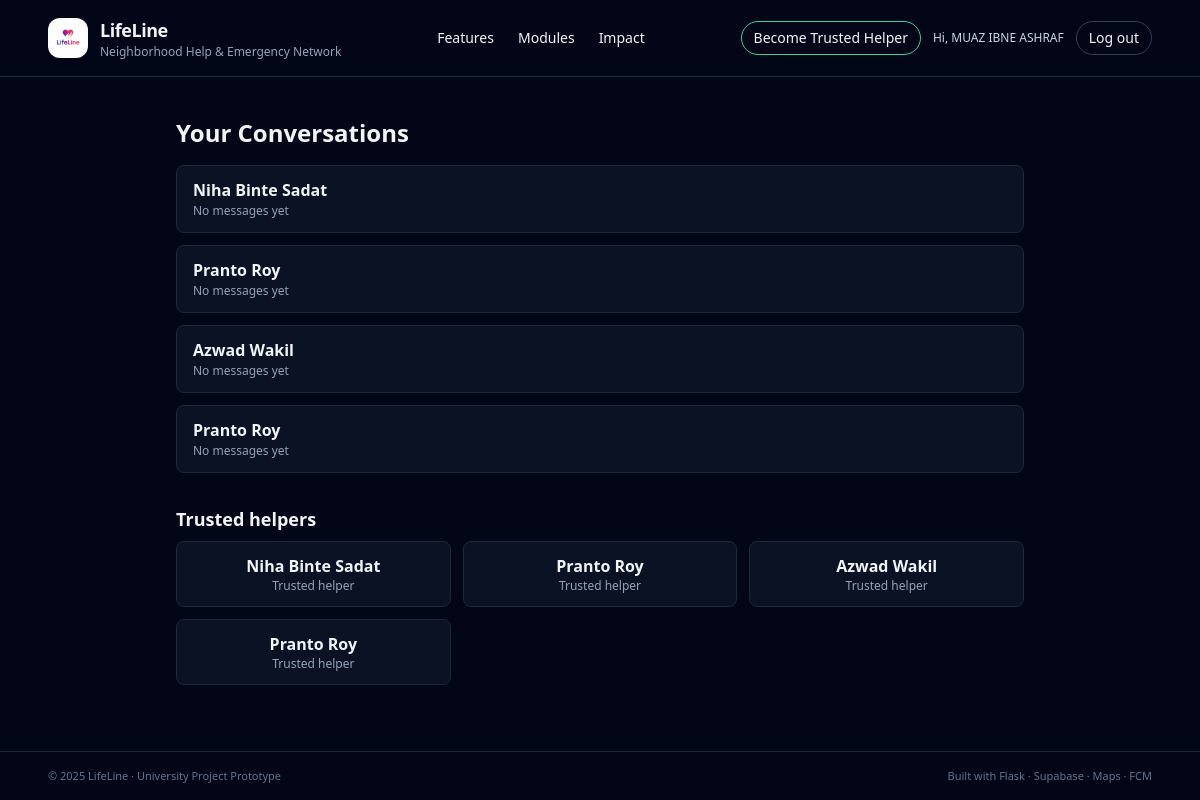
/chat (signed in), run on the app's committed database.
### app.py (models this page shows, shortened)
class User(db.Model):
    id = db.Column(db.Integer, primary_key=True)
    email = db.Column(db.String(255), unique=True, nullable=False)
    name = db.Column(db.String(120), nullable=False)
    password_hash = db.Column(db.String(255), nullable=True)
    is_trusted_helper = db.Column(db.Boolean, default=False)
    govt_id_number = db.Column(db.String(50), nullable=True)
    firebase_uid = db.Column(db.String(255), unique=True, nullable=True)
    otp_code = db.Column(db.String(6), nullable=True)
    otp_expires_at = db.Column(db.DateTime, nullable=True)
    id_verification_status = db.Column(db.String(20), default="none")  # none/pending/approved/rejected
    id_document_note = db.Column(db.String(255), nullable=True)

### app.py (the view)
@app.route("/chat")
def chat_index():
    user = current_user()
    if not user:
        user = get_emergency_user()
        login_user(user)
    convs = Conversation.query.filter(
        (Conversation.user_a == user.id) | (Conversation.user_b == user.id)
    ).all()
    conversations = []
    for c in convs:
        other_id = c.user_a if c.user_b == user.id else c.user_b
        other = User.query.get(other_id)
        last = (
            ChatMessage.query.filter_by(conversation_id=c.id).order_by(ChatMessage.created_at.desc()).first()
        )
        conversations.append({
            "conversation": c,
            "other": other,
            "last_message": last.text if last else None,
            "last_time": int(last.created_at.timestamp()) if last else None,
        })
    helpers = User.query.filter(User.is_trusted_helper == True, User.id != user.id).limit(10).all()
    return render_template("chat_index.html", conversations=conversations, helpers=helpers)

### app.py (called while the page is built)
def current_user():
    if "user_id" in session:
        return User.query.get(session["user_id"])
    return None

@app.context_processor
def inject_user():
    translation_enabled = False
    if globals().get('gcloud_translate_client'):
        translation_enabled = True
    elif globals().get('gt_translator'):
        translation_enabled = True
    return dict(current_user=current_user(), translation_enabled=translation_enabled)

### templates/chat_index.html (shortened to what this page needs)
{% extends 'base.html' %}
{% block content %}
<div class="w-full max-w-4xl mx-auto px-6 py-10">
  <h2 class="text-2xl font-bold mb-4">Your Conversations</h2>
  {% if conversations %}
    <div class="space-y-3">
      {% for item in conversations %}
      <a href="{{ url_for('chat_with_user', other_user_id=item.other.id) }}" class="block rounded-lg border border-slate-800 bg-slate-900/70 px-4 py-3">
        <div class="flex items-center justify-between">
          <div>
            <p class="font-semibold">{{ item.other.name }}</p>
            <p class="text-[12px] text-slate-400">{{ item.last_message or 'No messages yet' }}</p>
          </div>
        </div>
      </a>
      {% endfor %}
    </div>
  {% else %}
    <p class="text-sm text-slate-400 mb-4">You have no conversations yet. Start a chat with a helper below.</p>
  {% endif %}
  <h3 class="text-lg font-semibold mt-8 mb-2">Trusted helpers</h3>
  <div class="grid md:grid-cols-3 gap-3">
    {% for h in helpers %}
    <a href="{{ url_for('chat_with_user', other_user_id=h.id) }}" class="block rounded-lg border border-slate-800 bg-slate-900/70 px-4 py-3 text-center">
      <p class="font-semibold">{{ h.name }}</p>
      <p class="text-xs text-slate-400">Trusted helper</p>
    </a>
    {% endfor %}
  </div>
</div>
{% endblock %}

### templates/base.html (shortened to what this page needs)
<!DOCTYPE html>
<html lang="en">
  <head>
    <script src="https://cdn.tailwindcss.com"></script>
    <link
      rel="stylesheet"
      href="{{ url_for('static', filename='css/main.css') }}"
    />
  </head>
  <body class="bg-slate-950 text-slate-100 min-h-screen flex flex-col">
    <header class="w-full border-b border-slate-800">
      <nav class="w-full px-6 md:px-12 py-4 flex items-center justify-between">
        <a
          href="{{ url_for('home') }}"
          class="flex items-center gap-3 hover:opacity-80 transition"
        >
          <div
            class="h-10 w-10 rounded-xl bg-white flex items-center justify-center shadow-md"
          >
            <img
              src="{{ url_for('static', filename='images/lifeline_logo.png') }}"
              alt="LifeLine Logo"
              class="h-8 w-8 object-contain"
            />
          </div>
          <div>
            <h1 class="text-lg font-semibold tracking-tight">LifeLine</h1>
            <p class="text-xs text-slate-400">
              Neighborhood Help & Emergency Network
            </p>
          </div>
        </a>
        <div class="hidden md:flex items-center gap-6 text-sm">
          <a href="#features" class="hover:text-emerald-300 transition"
            >Features</a
          >
          <a href="#modules" class="hover:text-emerald-300 transition"
            >Modules</a
          >
          <a href="#impact" class="hover:text-emerald-300 transition">Impact</a>
        </div>
        <div class="flex items-center gap-3">
          {% if session.get('user_id') %}  {% if session.get('is_trusted_helper') %}
          <span
            class="text-[10px] px-2 py-1 rounded-full bg-emerald-600/20 text-emerald-300 border border-emerald-500/50 hidden md:inline"
          >
            ✔ Trusted Helper
          </span>
          {% else %}
          <a
            href="{{ url_for('trusted_helper') }}"
            class="text-xs md:text-sm px-3 py-1.5 rounded-full border border-emerald-400 hover:border-emerald-300 hover:text-emerald-300 transition"
          >
            Become Trusted Helper
          </a>
          {% endif %}
          <span class="hidden md:inline text-xs text-slate-300">
            Hi, {{ session.get('user_name') }}
          </span>
          <a
            href="{{ url_for('logout') }}"
            class="text-xs md:text-sm px-3 py-1.5 rounded-full border border-slate-700 hover:border-rose-400 hover:text-rose-300 transition"
          >
            Log out
          </a>
          {% endif %}
        </div>
      </nav>
    </header>
    <main class="flex-1 w-full">{% block content %}{% endblock %}</main>
    <footer class="border-t border-slate-800">
      <div
        class="w-full px-6 md:px-12 py-4 flex flex-col md:flex-row justify-between items-center gap-2 text-[11px] text-slate-500"
      >
        <p>© 2025 LifeLine · University Project Prototype</p>
        <p>Built with Flask · Supabase · Maps · FCM</p>
      </div>
    </footer>
  </body>
</html>

### static/css/main.css (style rules this page uses)
body { -webkit-font-smoothing: antialiased; }

### data on the page
User: get "MUAZ IBNE ASHRAF"
User: other.name "Niha Binte Sadat", name "Niha Binte Sadat"
User: other.name "Pranto Roy", name "Pranto Roy"
User: other.name "Azwad Wakil", name "Azwad Wakil"
User: other.name "Pranto Roy", name "Pranto Roy"

### other printed values
{{ item.last_message or 'No messages yet' }} "No messages yet" "No messages yet" "No messages yet" "No messages yet"
